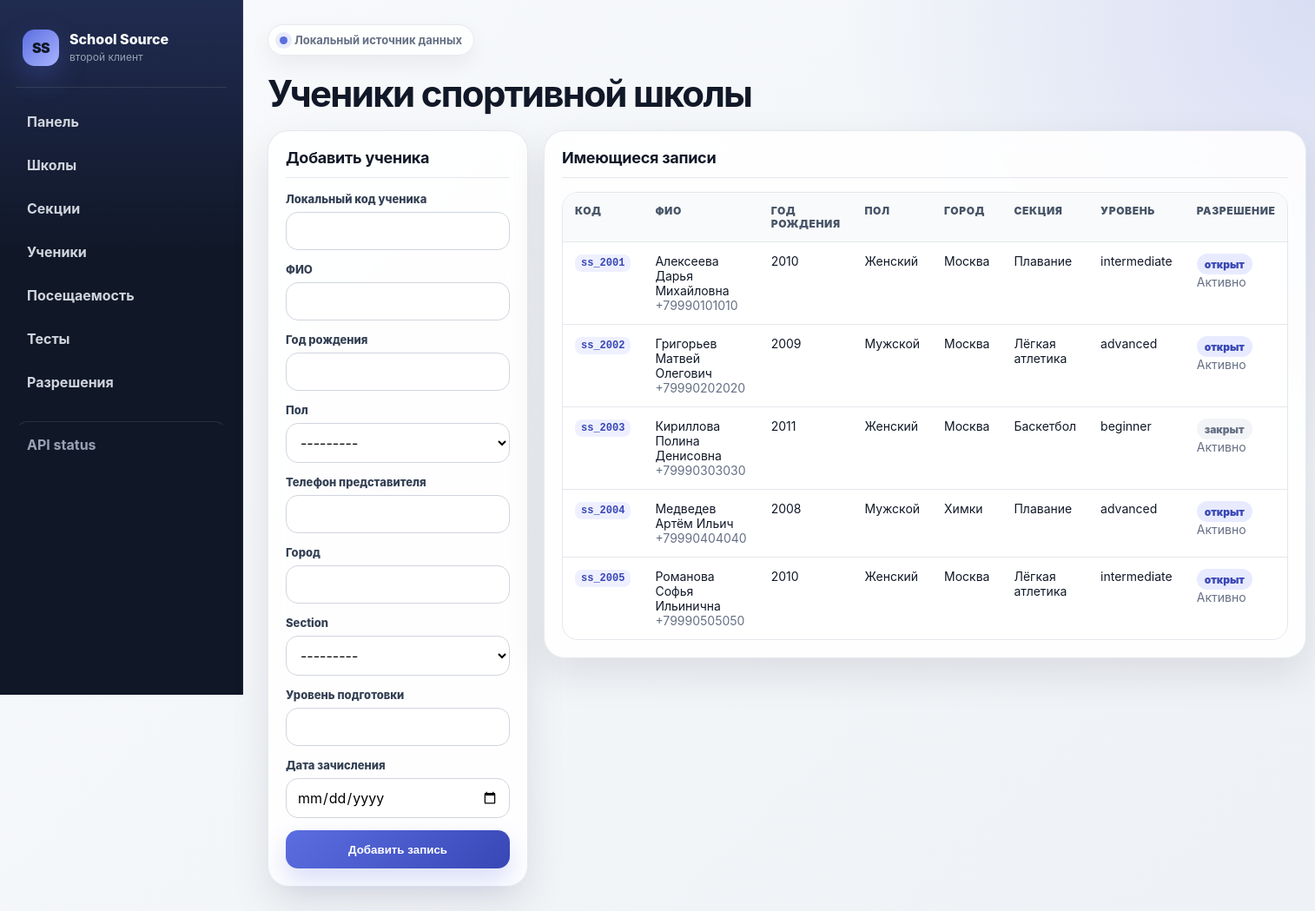
The page /students/ on the database its author committed.
### school_source/models.py (models this page shows, shortened)
class Student(models.Model):
    GENDER_CHOICES = [
        ("M", "Мужской"),
        ("F", "Женский"),
    ]
    local_code = models.CharField("Локальный код ученика", max_length=64, unique=True)
    full_name = models.CharField("ФИО", max_length=255)
    birth_year = models.PositiveIntegerField("Год рождения")
    gender_code = models.CharField("Пол", max_length=1, choices=GENDER_CHOICES)
    parent_phone = models.CharField("Телефон представителя", max_length=30, blank=True)
    city = models.CharField("Город", max_length=120, blank=True)
    section = models.ForeignKey(Section, on_delete=models.CASCADE, related_name="students")
    skill_level = models.CharField("Уровень подготовки", max_length=80, blank=True)
    enrollment_date = models.DateField("Дата зачисления", null=True, blank=True)
    class Meta:
        ordering = ["full_name"]

class Section(models.Model):
    school = models.ForeignKey(School, on_delete=models.CASCADE, related_name="sections")
    code = models.CharField("Код секции", max_length=64, unique=True)
    name = models.CharField("Название секции", max_length=255)
    sport_type = models.CharField("Вид спорта", max_length=120)
    coach_name = models.CharField("Тренер", max_length=255)
    age_group = models.CharField("Возрастная группа", max_length=80, blank=True)
    def __str__(self):
        return f"{self.name} — {self.coach_name}"

class DisclosurePermission(models.Model):
    STATUS_CHOICES = [
        ("active", "Активно"),
        ("revoked", "Отозвано"),
        ("expired", "Истекло"),
    ]
    student = models.OneToOneField(Student, on_delete=models.CASCADE, related_name="permission")
    can_be_found = models.BooleanField("Открыт к предложениям", default=False)
    allowed_categories = models.JSONField("Открытые категории данных", default=list)
    allowed_roles = models.JSONField("Разрешённые роли", default=list)
    granted_on = models.DateField("Дата предоставления")
    valid_until = models.DateField("Дата истечения")
    status = models.CharField("Статус", max_length=20, choices=STATUS_CHOICES, default="active")

### school_source/views.py (the view)
# urls.py: path("students/", views.students_page, name="students_page"),
def students_page(request):
    students_qs = Student.objects.select_related("section", "section__school", "permission").order_by("full_name")
    return _save_form_or_render(
        request,
        StudentForm,
        "school_source/students.html",
        {"students": students_qs},
    )

### school_source/forms.py
class StudentForm(BaseStyledModelForm):
    class Meta:
        model = Student
        fields = [
            "local_code",
            "full_name",
            "birth_year",
            "gender_code",
            "parent_phone",
            "city",
            "section",
            "skill_level",
            "enrollment_date",
        ]
        widgets = {
            "enrollment_date": DateInput(),
        }

### school_source/views.py (called while the page is built)
def _save_form_or_render(request, form_class, template_name, context):
    if request.method == "POST":
        form = form_class(request.POST)
        if form.is_valid():
            form.save()
            messages.success(request, "Запись успешно добавлена.")
            return redirect(request.path)
        messages.error(request, "Проверьте заполнение формы.")
    else:
        form = form_class()
    context["form"] = form
    return render(request, template_name, context)

### school_source/templates/school_source/students.html (shortened to what this page needs)
{% extends "school_source/base.html" %}
{% block content %}
<h1>Ученики спортивной школы</h1>
<div class="layout">
    <section class="card">
        <h2>Добавить ученика</h2>
        {% include "school_source/_form.html" %}
    </section>
    <section class="card">
        <h2>Имеющиеся записи</h2>
        <div class="table-wrap">
            <table>
                <tr>
                    <th>Код</th>
                    <th>ФИО</th>
                    <th>Год рождения</th>
                    <th>Пол</th>
                    <th>Город</th>
                    <th>Секция</th>
                    <th>Уровень</th>
                    <th>Разрешение</th>
                </tr>
                {% for student in students %}
                    <tr>
                        <td><code>{{ student.local_code }}</code></td>
                        <td>{{ student.full_name }}<br><span class="muted">{{ student.parent_phone|default:"телефон не указан" }}</span></td>
                        <td>{{ student.birth_year }}</td>
                        <td>{{ student.get_gender_code_display }}</td>
                        <td>{{ student.city|default:"—" }}</td>
                        <td>{{ student.section.name }}</td>
                        <td>{{ student.skill_level|default:"—" }}</td>
                        <td>
                            {% if student.permission %}
                                {% if student.permission.can_be_found %}
                                    <span class="badge">открыт</span>
                                {% else %}
                                    <span class="badge badge-muted">закрыт</span>
                                {% endif %}
                                <br><span class="muted">{{ student.permission.get_status_display }}</span>
                            {% else %}
                                <span class="muted">нет</span>
                            {% endif %}
                        </td>
                    </tr>
                {% empty %}
                    <tr><td colspan="8">Записей пока нет.</td></tr>
                {% endfor %}
            </table>
        </div>
    </section>
</div>
{% endblock %}

### school_source/templates/school_source/base.html (shortened to what this page needs)
<!doctype html>
<html lang="ru">
<head>
</head>
<body>
<div class="shell">
    <aside>
        <div class="brand">
            <div class="brand-mark">SS</div>
            <div>
                <div class="brand-title">School Source</div>
                <div class="brand-subtitle">второй клиент</div>
            </div>
        </div>
        <nav>
            <a href="{% url 'dashboard' %}">Панель</a>
            <a href="{% url 'schools_page' %}">Школы</a>
            <a href="{% url 'sections_page' %}">Секции</a>
            <a href="{% url 'students_page' %}">Ученики</a>
            <a href="{% url 'attendance_page' %}">Посещаемость</a>
            <a href="{% url 'fitness_tests_page' %}">Тесты</a>
            <a href="{% url 'permissions_page' %}">Разрешения</a>
            <a class="api-link" href="/api/status/">API status</a>
        </nav>
    </aside>
    <div class="workspace">
        <main>
            <div class="topbar">
                <div class="source-pill"><span class="dot"></span>Локальный источник данных</div>
            </div>
            {% block content %}{% endblock %}
        </main>
    </div>
</div>
</body>
</html>

### school_source/templates/school_source/_form.html (shortened to what this page needs)
<form method="post" novalidate>
    {% for field in form %}
        <div class="form-row">
            <label for="{{ field.id_for_label }}">{{ field.label }}</label>
            {{ field }}
        </div>
    {% endfor %}
    <button type="submit">Добавить запись</button>
</form>

### rows shown on the page
Student: local_code "ss_2001", full_name "Алексеева Дарья Михайловна", parent_phone "+79990101010", birth_year "2010", gender_code "Женский", city "Москва", section.name "Плавание", skill_level "intermediate", shows "открыт", permission.status "Активно"
Student: local_code "ss_2002", full_name "Григорьев Матвей Олегович", parent_phone "+79990202020", birth_year "2009", gender_code "Мужской", city "Москва", section.name "Лёгкая атлетика", skill_level "advanced", shows "открыт", permission.status "Активно"
Student: local_code "ss_2003", full_name "Кириллова Полина Денисовна", parent_phone "+79990303030", birth_year "2011", gender_code "Женский", city "Москва", section.name "Баскетбол", skill_level "beginner", shows "закрыт", permission.status "Активно"
Student: local_code "ss_2004", full_name "Медведев Артём Ильич", parent_phone "+79990404040", birth_year "2008", gender_code "Мужской", city "Химки", section.name "Плавание", skill_level "advanced", shows "открыт", permission.status "Активно"
Student: local_code "ss_2005", full_name "Романова Софья Ильинична", parent_phone "+79990505050", birth_year "2010", gender_code "Женский", city "Москва", section.name "Лёгкая атлетика", skill_level "intermediate", shows "открыт", permission.status "Активно"

### other values the page prints
{{ field.label }} "Локальный код ученика" "ФИО" "Год рождения" "Пол" "Телефон представителя" "Город" "Section" "Уровень подготовки" "Дата зачисления"
